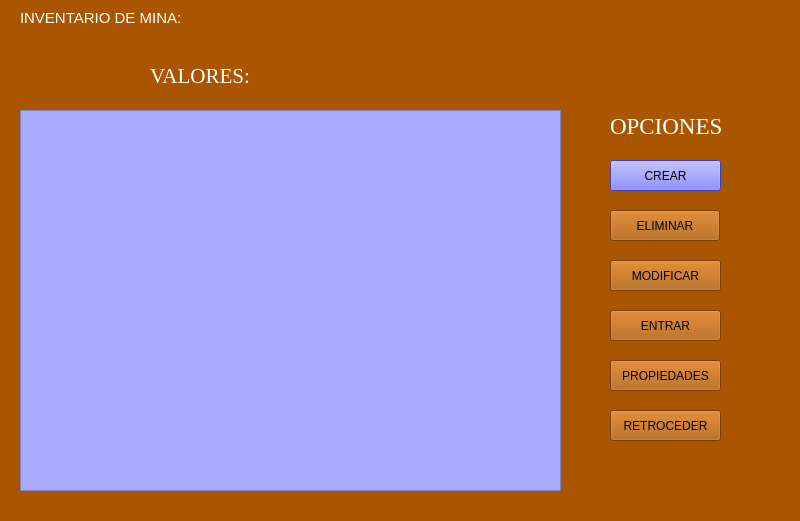
<?xml version="1.0" encoding="UTF-8"?>
<ui version="4.0">
 <class>Widget</class>
 <widget class="QWidget" name="Widget">
  <property name="geometry">
   <rect>
    <x>0</x>
    <y>0</y>
    <width>800</width>
    <height>521</height>
   </rect>
  </property>
  <property name="windowTitle">
   <string>Widget</string>
  </property>
  <property name="styleSheet">
   <string notr="true">background-color: rgb(170, 85, 0);</string>
  </property>
  <widget class="QListView" name="listView">
   <property name="geometry">
    <rect>
     <x>20</x>
     <y>110</y>
     <width>541</width>
     <height>381</height>
    </rect>
   </property>
   <property name="styleSheet">
    <string notr="true">background-color: rgb(170, 170, 255);</string>
   </property>
  </widget>
  <widget class="QLabel" name="label_opciones">
   <property name="geometry">
    <rect>
     <x>610</x>
     <y>110</y>
     <width>213</width>
     <height>31</height>
    </rect>
   </property>
   <property name="font">
    <font>
     <family>Times New Roman</family>
     <pointsize>17</pointsize>
    </font>
   </property>
   <property name="styleSheet">
    <string notr="true">color: rgb(255, 255, 255);</string>
   </property>
   <property name="text">
    <string>OPCIONES</string>
   </property>
  </widget>
  <widget class="QLabel" name="label_valores">
   <property name="geometry">
    <rect>
     <x>150</x>
     <y>60</y>
     <width>211</width>
     <height>31</height>
    </rect>
   </property>
   <property name="font">
    <font>
     <family>Times New Roman</family>
     <pointsize>16</pointsize>
    </font>
   </property>
   <property name="styleSheet">
    <string notr="true">color: rgb(255, 255, 255);</string>
   </property>
   <property name="text">
    <string>VALORES:</string>
   </property>
  </widget>
  <widget class="QPushButton" name="btn_entrar">
   <property name="geometry">
    <rect>
     <x>610</x>
     <y>310</y>
     <width>111</width>
     <height>31</height>
    </rect>
   </property>
   <property name="text">
    <string>ENTRAR</string>
   </property>
  </widget>
  <widget class="QPushButton" name="btn_crear">
   <property name="geometry">
    <rect>
     <x>610</x>
     <y>160</y>
     <width>111</width>
     <height>31</height>
    </rect>
   </property>
   <property name="styleSheet">
    <string notr="true">selection-color: rgb(0, 255, 0);
background-color: rgb(85, 85, 255);
alternate-background-color: rgb(85, 85, 255);
selection-background-color: rgb(85, 85, 255);</string>
   </property>
   <property name="text">
    <string>CREAR</string>
   </property>
  </widget>
  <widget class="QPushButton" name="btn_eliminar">
   <property name="geometry">
    <rect>
     <x>610</x>
     <y>210</y>
     <width>110</width>
     <height>31</height>
    </rect>
   </property>
   <property name="text">
    <string>ELIMINAR</string>
   </property>
  </widget>
  <widget class="QPushButton" name="btn_retroceder">
   <property name="geometry">
    <rect>
     <x>610</x>
     <y>410</y>
     <width>111</width>
     <height>31</height>
    </rect>
   </property>
   <property name="text">
    <string>RETROCEDER</string>
   </property>
  </widget>
  <widget class="QPushButton" name="btn_propiedades">
   <property name="geometry">
    <rect>
     <x>610</x>
     <y>360</y>
     <width>111</width>
     <height>31</height>
    </rect>
   </property>
   <property name="text">
    <string>PROPIEDADES</string>
   </property>
  </widget>
  <widget class="QPushButton" name="btn_modificar">
   <property name="geometry">
    <rect>
     <x>610</x>
     <y>260</y>
     <width>111</width>
     <height>31</height>
    </rect>
   </property>
   <property name="text">
    <string>MODIFICAR</string>
   </property>
  </widget>
  <widget class="QLabel" name="label_Mina">
   <property name="geometry">
    <rect>
     <x>20</x>
     <y>10</y>
     <width>361</width>
     <height>16</height>
    </rect>
   </property>
   <property name="font">
    <font>
     <family>Arial</family>
     <pointsize>11</pointsize>
    </font>
   </property>
   <property name="styleSheet">
    <string notr="true">color: rgb(255, 255, 255);</string>
   </property>
   <property name="text">
    <string>INVENTARIO DE MINA:</string>
   </property>
  </widget>
  <widget class="QLabel" name="label_logounsa">
   <property name="geometry">
    <rect>
     <x>630</x>
     <y>20</y>
     <width>71</width>
     <height>81</height>
    </rect>
   </property>
   <property name="autoFillBackground">
    <bool>false</bool>
   </property>
   <property name="text">
    <string/>
   </property>
   <property name="pixmap">
    <pixmap>Imagenes/Escudo_UNSA.png</pixmap>
   </property>
   <property name="scaledContents">
    <bool>true</bool>
   </property>
  </widget>
 </widget>
 <resources/>
 <connections/>
</ui>
